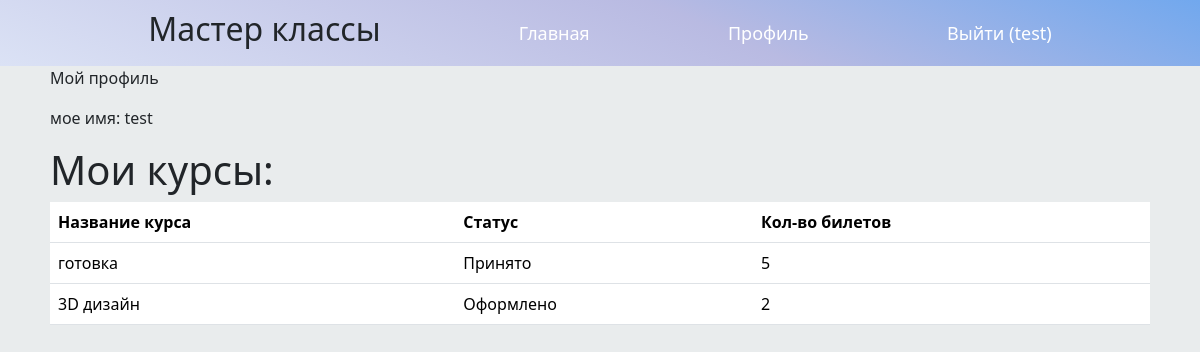
Screenshot of /auth/profile/ (signed in) with the database file from the repository.
### tutorial/models.py (models this page shows)
class Bron(models.Model):
    user_id = models.ForeignKey(User, on_delete=models.CASCADE, verbose_name='Пользователь')
    masterclass_id = models.ForeignKey(MasterClass, on_delete=models.CASCADE, verbose_name='Мастер класс')
    count = models.PositiveSmallIntegerField(verbose_name='Количество билетов')
    status = models.IntegerField(default=0, choices=((0, 'Оформлено'), (1, 'Принято'), (2, 'Отклонено')))

class MasterClass(models.Model):
    category = models.ForeignKey(Category, on_delete=models.CASCADE, verbose_name='Категория мастер класса')
    title = models.CharField(max_length=36, verbose_name='Заголовок')
    description = models.TextField(verbose_name='Информация о мастер классе')
    time = models.DateTimeField(auto_now_add=True, verbose_name='Дата и время проведения')
    locate = models.ForeignKey(Locate, on_delete=models.CASCADE, verbose_name='Место проведения')
    price = models.DecimalField(max_digits=4, decimal_places=0, verbose_name='Цена')
    author = models.CharField(max_length=36, verbose_name='Автор')
    photo = models.ImageField(upload_to='%Y%d%m', verbose_name='Картинка')
    class Meta:
        verbose_name = 'Мастер класс'
        verbose_name_plural = 'Мастер классы'
    def __str__(self):
        return self.title

### auth/views.py (the view)
# urls.py: path('profile/', views.profile, name='profile'),
def profile(request):
    user_id = request.user.id
    bron = Bron.objects.filter(user_id=user_id).distinct()
    context = {'bron': bron}
    return render(request, 'auth/profile.html', context)

### auth/templates/auth/profile.html
{% extends 'root.html' %}
{% block content %}
    <div class="div-content">
    <p>Мой профиль</p>
    <p>мое имя: {{ user.username }}</p>
    <h1>Мои курсы:</h1>
    <table class="table">
  <thead>
    <tr>
      <th scope="col">Название курса</th>
      <th scope="col">Статус</th>
      <th scope="col">Кол-во билетов</th>
    </tr>
  </thead>
          {% for bron in bron %}
  <tbody>
    <tr>
      <td>{{ bron.masterclass_id }}</td>
      <td>{{ bron.get_status_display }}</td>
      <td>{{ bron.count }}</td>
    </tr>
  </tbody>
    {% endfor %}
</table>
    </div>
{% endblock %}

### templates/root.html (shortened to what this page needs)
{% load static %}
<!DOCTYPE html>
<html lang="en">
<head>
    <link rel="stylesheet" href="{% static 'css/style.css' %}">
    <link href="https://cdn.jsdelivr.net/npm/bootstrap@5.3.3/dist/css/bootstrap.min.css" rel="stylesheet">
</head>
<body>
<div style="display: flex; align-items: center; justify-content: space-evenly;" class="top">
 <h2>Мастер классы</h2>
    {% if user.is_authenticated %}
        <a href="{% url 'tutorial:full' %}">Главная</a>
        <a href="{% url 'auth:profile' %}">Профиль</a>
        <a href="{% url 'auth:logout' %}">Выйти ({{ user.username }})</a>
    {% else %}
        <a href="{% url 'tutorial:full' %}">Главная</a>
        <a href="{% url 'auth:login' %}">Войти</a>
        <a href="{% url 'auth:register' %}">Регистрация</a>
    {% endif %}
</div>
    {% block content %}
    {% endblock  %}
</body>
</html>

### static/css/style.css (style rules this page uses)
* { padding: 0; margin: 0; }
.top { background: linear-gradient(23deg, rgb(219 226 245) 0%, rgb(132 132 214 / 48%) 59%, rgba(113,168,238,1) 100%); padding: 10px; }
.top a { text-decoration: none; color: #ffffff; font-size: 18px; }
body { background: #e9eced; }
.div-content { padding: 0px 50px 0px 50px; }

### templates/root.html (style rules this page uses)
body { background: #e9eced; }

### rows the page displays
Bron: masterclass_id "готовка", status "Принято", count "5"
Bron: masterclass_id "3D дизайн", status "Оформлено", count "2"

### other values shown
{{ user.username }} "test"
